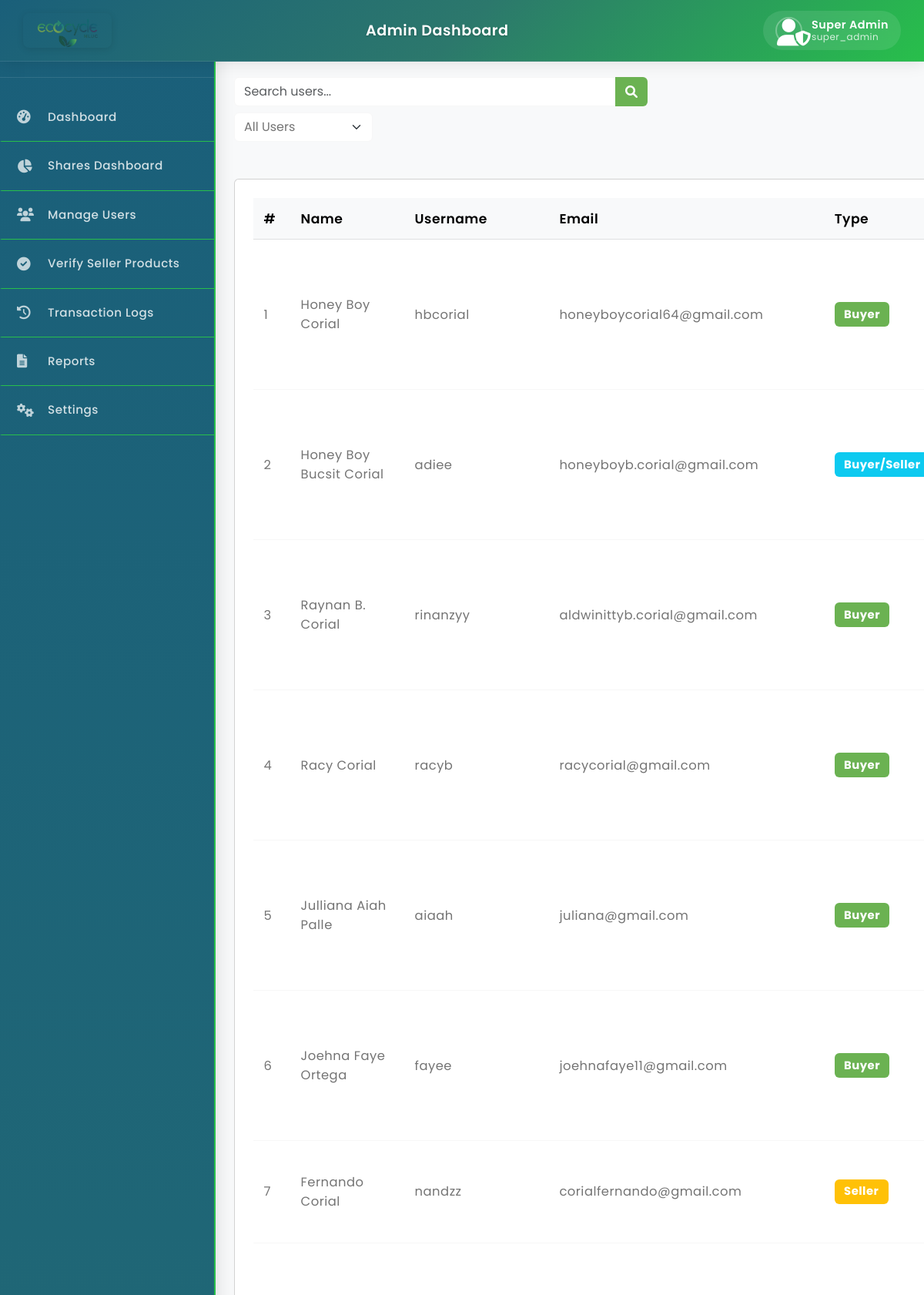
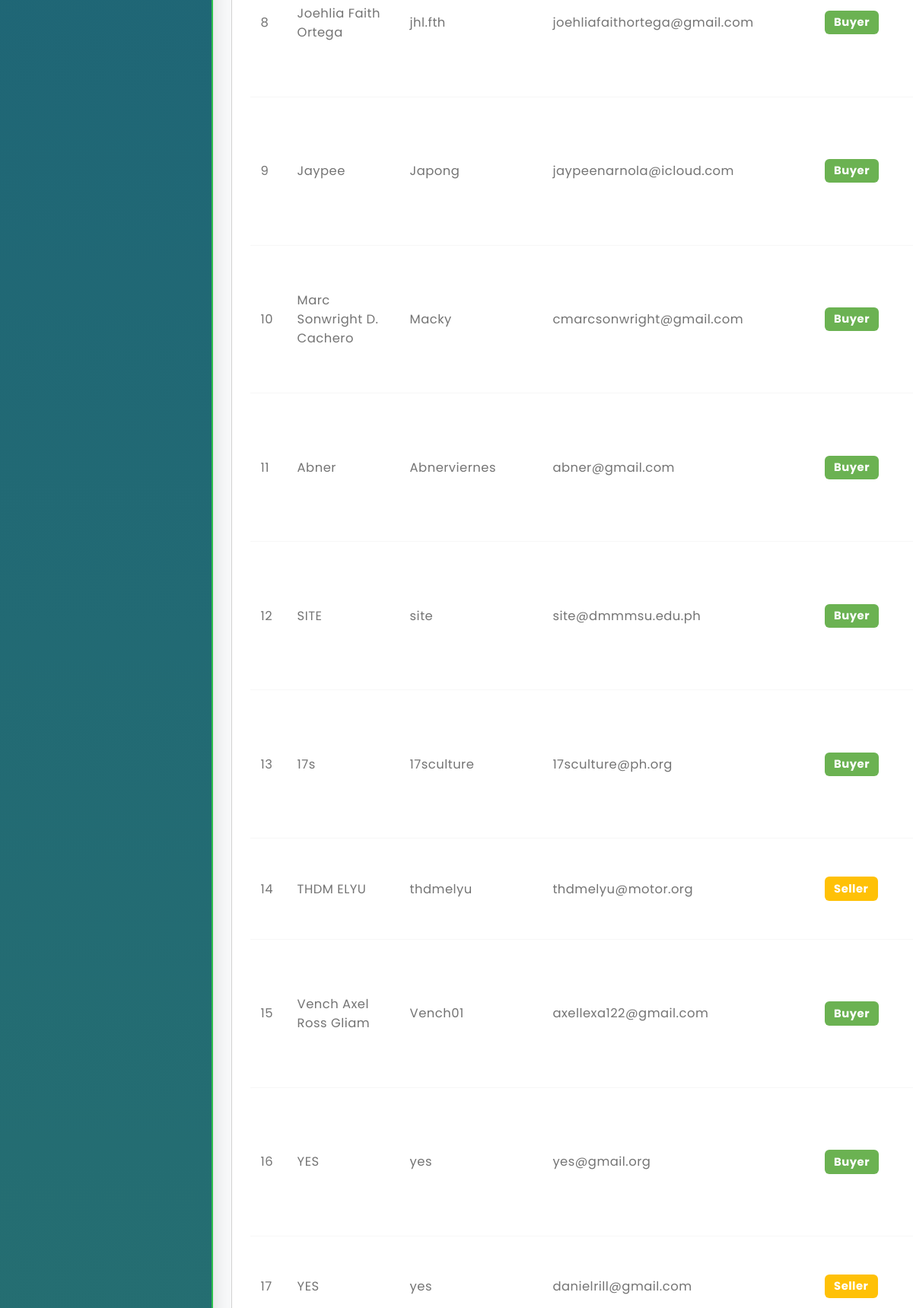
The app's page /admin/manageusers.php (signed in, upper part) with its own data (2 pictures, top to bottom).
### tables this page shows
CREATE TABLE `buyers` (
  `buyer_id` int(11) NOT NULL AUTO_INCREMENT,
  `fullname` varchar(100) NOT NULL,
  `username` varchar(50) NOT NULL,
  `phone_number` varchar(20) NOT NULL,
  `email` varchar(100) NOT NULL,
  `password` varchar(255) NOT NULL,
  `address` text DEFAULT NULL,
  `documents` varchar(255) DEFAULT NULL,
  `status` enum('active','blocked') DEFAULT 'active',
  `created_at` timestamp NOT NULL DEFAULT current_timestamp(),
  `updated_at` timestamp NOT NULL DEFAULT current_timestamp() ON UPDATE current_timestamp(),
  `last_login` datetime DEFAULT NULL,
  `ecocoins_balance` decimal(10,2) NOT NULL DEFAULT 0.00,
  `reset_token` varchar(255) DEFAULT NULL,
  `reset_token_expires` datetime DEFAULT NULL,
  `reset_required` tinyint(1) DEFAULT 0,
  `failed_attempts` int(11) DEFAULT 0,
  `last_failed_attempt` datetime DEFAULT NULL,
  PRIMARY KEY (`buyer_id`),
  UNIQUE KEY `username` (`username`),
  UNIQUE KEY `email` (`email`)
);

CREATE TABLE `sellers` (
  `seller_id` int(11) NOT NULL AUTO_INCREMENT,
  `fullname` varchar(100) NOT NULL,
  `username` varchar(50) NOT NULL,
  `phone_number` varchar(20) NOT NULL,
  `email` varchar(100) NOT NULL,
  `password` varchar(255) NOT NULL,
  `address` text DEFAULT NULL,
  `documents` varchar(255) DEFAULT NULL,
  `status` enum('active','inactive') DEFAULT 'active',
  `created_at` timestamp NOT NULL DEFAULT current_timestamp(),
  `updated_at` timestamp NOT NULL DEFAULT current_timestamp() ON UPDATE current_timestamp(),
  `last_login` datetime DEFAULT NULL,
  `ecocoins_balance` decimal(10,2) NOT NULL DEFAULT 0.00,
  `gcash_qr` varchar(255) DEFAULT NULL,
  `failed_attempts` int(11) NOT NULL DEFAULT 0,
  `last_failed_at` datetime DEFAULT NULL,
  `reset_token` varchar(255) DEFAULT NULL,
  `reset_expires` datetime DEFAULT NULL,
  `locked_until` datetime DEFAULT NULL,
  `reset_token_expires` datetime DEFAULT NULL,
  `reset_required` tinyint(1) DEFAULT 0,
  PRIMARY KEY (`seller_id`),
  UNIQUE KEY `username` (`username`),
  UNIQUE KEY `email` (`email`)
);

### admin/manageusers.php (the view, shortened to what this page needs)
<?php
include 'adminheader.php';
require_once '../config/database.php';
try {
    $statusColumnExists = false;
    try {
        $stmt = $pdo->prepare("SHOW COLUMNS FROM Buyers LIKE 'status'");
        $stmt->execute();
        $statusColumnExists = $stmt->rowCount() > 0;
    } catch (PDOException $e) {
        $statusColumnExists = false;
    }
    if ($statusColumnExists) {
        $stmt = $pdo->prepare("
            SELECT buyer_id as id, fullname, username, email, phone_number, address, 'buyer' as user_type,
                   COALESCE(status, 'active') as status, created_at, NULL as business_docs
            FROM Buyers
        ");
    } else {
        $stmt = $pdo->prepare("
            SELECT buyer_id as id, fullname, username, email, phone_number, address, 'buyer' as user_type,
                   'active' as status, created_at, NULL as business_docs
            FROM Buyers
        ");
    }
    $stmt->execute();
    $buyers = $stmt->fetchAll();
    $stmt = $pdo->prepare("
        SELECT seller_id as id, fullname, username, email, phone_number, address, 'seller' as user_type,
               status, created_at, NULL as business_docs
        FROM Sellers
    ");
    $stmt->execute();
    $sellers = $stmt->fetchAll();
    $userAccounts = [];
    foreach ($buyers as $buyer) {
        $key = strtolower($buyer['email']);
        if (!isset($userAccounts[$key])) {
            $userAccounts[$key] = [
                'buyer' => $buyer,
                'seller' => null
            ];
        } else {
            $userAccounts[$key]['buyer'] = $buyer;
        }
    }
    foreach ($sellers as $seller) {
        $key = strtolower($seller['email']);
        if (!isset($userAccounts[$key])) {
            $userAccounts[$key] = [
                'buyer' => null,
                'seller' => $seller
            ];
        } else {
            $userAccounts[$key]['seller'] = $seller;
        }
    }
    $users = [];
    foreach ($userAccounts as $email => $accounts) {
        if ($accounts['buyer'] && $accounts['seller']) {
            $combinedUser = $accounts['buyer'];
            $combinedUser['user_type'] = 'buyer/seller';
            $combinedUser['buyer_id'] = $accounts['buyer']['id'];
            $combinedUser['seller_id'] = $accounts['seller']['id'];
            $combinedUser['buyer_status'] = $accounts['buyer']['status'];
            $combinedUser['seller_status'] = $accounts['seller']['status'];
            if (strtotime($accounts['buyer']['created_at']) < strtotime($accounts['seller']['created_at'])) {
                $combinedUser['created_at'] = $accounts['buyer']['created_at'];
            } else {
                $combinedUser['created_at'] = $accounts['seller']['created_at'];
            }
            $users[] = $combinedUser;
        } elseif ($accounts['buyer']) {
            $users[] = $accounts['buyer'];
        } elseif ($accounts['seller']) {
            $users[] = $accounts['seller'];
        }
    }
    usort($users, function($a, $b) {
        return strtotime($a['created_at']) - strtotime($b['created_at']);
    });
} catch (PDOException $e) {
    $users = [];
    $error_message = "Failed to load users: " . $e->getMessage();
}
$search = isset($_GET['search']) ? trim($_GET['search']) : '';
$filter = isset($_GET['filter']) ? trim($_GET['filter']) : '';
include 'adminsidebar.php';
?>
<div class="container users-fixed-panel" style="padding-top:40px;">
  <div class="mb-3">
    <div class="d-flex justify-content-between align-items-center flex-wrap gap-3">
    <form class="d-flex flex-wrap gap-2" style="max-width: 600px;" method="get">
      <div class="input-group flex-grow-1">
          <input class="form-control" type="search" placeholder="Search users..." aria-label="Search" name="search" value="<?php echo htmlspecialchars($search); ?>">
        <button class="btn btn-primary" type="submit"><i class="fas fa-search"></i></button>
      </div>
      <select class="form-select" style="max-width: 180px;" aria-label="Filter by user type" name="filter" id="user-filter">
          <option value=""<?php echo $filter === '' ? ' selected' : ''; ?>>All Users</option>
      </select>
    </form>
  </div>
  <br>
  <div class="card p-4">
    <div style="overflow-x:auto;">
    <table class="table table-hover align-middle" style="min-width:700px;">
      <thead class="table-light">
        <tr>
          <th>#</th>
          <th>Name</th>
          <th>Username</th>
          <th>Email</th>
          <th>Type</th>
        </tr>
      </thead>
      <tbody>
        <?php
        $i = 0;
        foreach ($users as $user):
        ?>
        <tr>
          <td><?php echo ++$i; ?></td>
          <td><?php echo htmlspecialchars($user['fullname']); ?></td>
          <td><?php echo htmlspecialchars($user['username']); ?></td>
          <td><?php echo htmlspecialchars($user['email']); ?></td>
          <td>
            <?php if ($user['user_type'] == 'buyer/seller'): ?>
              <span class="badge bg-info">Buyer/Seller</span>
            <?php else: ?>
              <span class="badge bg-<?php echo $user['user_type'] == 'buyer' ? 'primary' : 'warning'; ?>">
                <?php echo ucfirst($user['user_type']); ?>
              </span>
            <?php endif; ?>
          </td>
        </tr>
        <?php endforeach; ?>
      </tbody>
    </table>
  </div>
</div>
</body>
</html>

### style.css (style rules this page uses)
body { font-family: 'Poppins', sans-serif; --heading-font : "Inter", sans-serif; --bs-link-color: #333; --bs-link-hover-color:#333; --bs-link-color-rgb: 40,40,40; --bs-link-hover-color-rgb: 0,0,0; --bs-light-rgb: 248, 248, 248; --bs-font-sans-serif: "Inter", sans-serif; --bs-body-font-family: 'Poppins', sans-serif; --bs-body-font-size: 1rem; --bs-body-font-weight: 400; --bs-body-line-height: 2; --bs-body-color: #747474; --bs-primary: #6BB252; --bs-primary-rgb: 107, 178, 82; --bs-secondary: #364127; --bs-secondary-rgb: 54, 65, 39; --bs-danger: #F95F09; --bs-danger-rgb: 249, 95, 9; --bs-success: #a3be4c; --bs-success-rgb: 163, 190, 76; --bs-primary-bg-subtle: #FFF9EB; --bs-success-bg-subtle: #eef5e5; --bs-border-color: #F7F7F7; }
.btn-primary { --bs-btn-color: #fff; --bs-btn-bg: var(--bs-primary); --bs-btn-border-color: transparent; --bs-btn-hover-color: #fff; --bs-btn-hover-bg: #f7a422; --bs-btn-hover-border-color: transparent; --bs-btn-focus-shadow-rgb: 49,132,253; --bs-btn-active-color: #fff; --bs-btn-active-bg: var(--bs-primary); --bs-btn-active-border-color: transparent; --bs-btn-active-shadow: inset 0 3px 5px rgba(0, 0, 0, 0.125); --bs-btn-disabled-color: #fff; --bs-btn-disabled-bg: #d3d7dd; --bs-btn-disabled-border-color: transparent; }
body { letter-spacing: 0.03em; }
.container, .container-fluid, .container-lg, .container-md, .container-sm, .container-xl, .container-xxl { --bs-gutter-x: 3rem; }

### admin/manageusers.php (style rules this page uses)
.table { font-size: 1.025rem !important; margin-bottom: 0 !important; }
.table td, .table th { padding: 0.85rem !important; vertical-align: middle !important; }
.table th { font-size: 1.075rem !important; font-weight: 600 !important; }
.badge { font-size: 0.925rem !important; padding: 0.525rem 0.775rem !important; }
.users-fixed-panel { position: fixed; left: 280px; top: 60px; width: 1270px; max-width: 99vw; z-index: 100; background: #f8f9fa; overflow-y: auto; overflow-x: auto; height: calc(100vh - 80px); bottom: 0; border-radius: 12px; }
.users-fixed-panel { z-index: 100 !important; }

### admin/adminheader.php (style rules this page uses)
body { padding-top: 80px; font-family: 'Poppins', sans-serif; background-color: #f8f9fa; }

### records on screen
buyers: fullname "Honey Boy Corial", username "hbcorial", email "honeyboycorial64@gmail.com", user_type "Buyer"
buyers: fullname "Honey Boy Bucsit Corial", username "adiee", email "honeyboyb.corial@gmail.com", shows "Buyer/Seller"
buyers: fullname "Raynan B. Corial", username "rinanzyy", email "aldwinittyb.corial@gmail.com", user_type "Buyer"
buyers: fullname "Racy Corial", username "racyb", email "racycorial@gmail.com", user_type "Buyer"
buyers: fullname "Julliana Aiah Palle", username "aiaah", email "juliana@gmail.com", user_type "Buyer"
buyers: fullname "Joehna Faye Ortega", username "fayee", email "joehnafaye11@gmail.com", user_type "Buyer"
sellers: fullname "Fernando Corial", username "nandzz", email "corialfernando@gmail.com", user_type "Seller"
buyers: fullname "Joehlia Faith Ortega", username "jhl.fth", email "joehliafaithortega@gmail.com", user_type "Buyer"
buyers: fullname "Jaypee", username "Japong", email "jaypeenarnola@icloud.com", user_type "Buyer"
buyers: fullname "Marc Sonwright D. Cachero", username "Macky", email "cmarcsonwright@gmail.com", user_type "Buyer"
buyers: fullname "Abner", username "Abnerviernes", email "abner@gmail.com", user_type "Buyer"
buyers: fullname "SITE", username "site", email "site@dmmmsu.edu.ph", user_type "Buyer"
buyers: fullname "17s", username "17sculture", email "17sculture@ph.org", user_type "Buyer"
sellers: fullname "THDM ELYU", username "thdmelyu", email "thdmelyu@motor.org", user_type "Seller"
buyers: fullname "Vench Axel Ross Gliam", username "Vench01", email "axellexa122@gmail.com", user_type "Buyer"
buyers: fullname "YES", username "yes", email "yes@gmail.org", user_type "Buyer"
sellers: fullname "YES", username "yes", email "danielrill@gmail.com", user_type "Seller"

### other values on screen
$_SESSION['fullname'] "Super Admin"
$_SESSION['role'] "super_admin"
